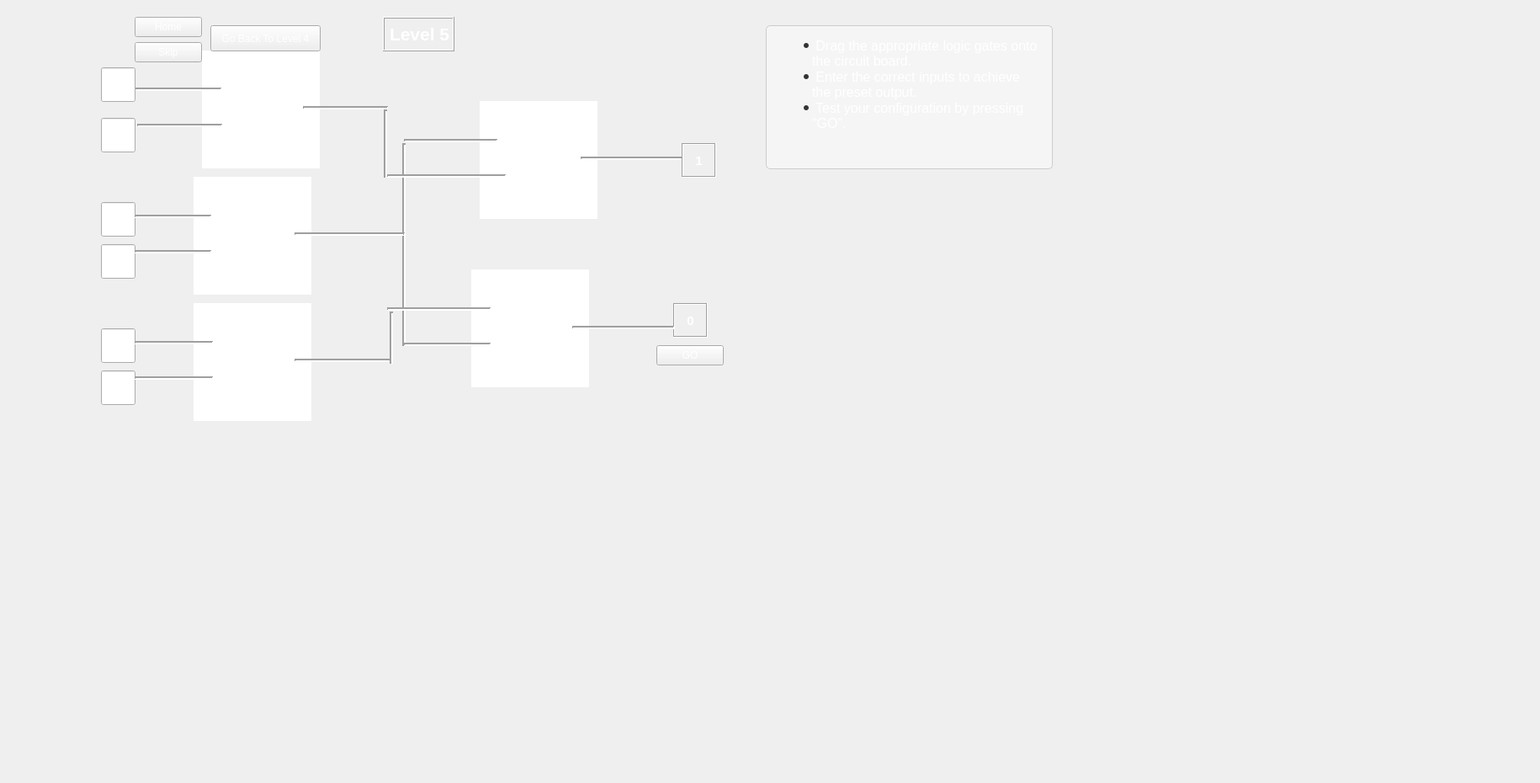
   <widget class="QWidget" name="level11">
    <property name="styleSheet">
     <string notr="true">color: white;</string>
    </property>
    <widget class="CustomLineEdit" name="level11Input2">
     <property name="geometry">
      <rect>
       <x>120</x>
       <y>140</y>
       <width>41</width>
       <height>41</height>
      </rect>
     </property>
     <property name="alignment">
      <set>Qt::AlignCenter</set>
     </property>
    </widget>
    <widget class="QPushButton" name="goButtonLevelEleven">
     <property name="geometry">
      <rect>
       <x>780</x>
       <y>410</y>
       <width>80</width>
       <height>24</height>
      </rect>
     </property>
     <property name="text">
      <string>GO</string>
     </property>
    </widget>
    <widget class="CustomLineEdit" name="level11Input3">
     <property name="geometry">
      <rect>
       <x>120</x>
       <y>240</y>
       <width>41</width>
       <height>41</height>
      </rect>
     </property>
     <property name="alignment">
      <set>Qt::AlignCenter</set>
     </property>
    </widget>
    <widget class="QPushButton" name="skipButton_11">
     <property name="geometry">
      <rect>
       <x>160</x>
       <y>50</y>
       <width>80</width>
       <height>24</height>
      </rect>
     </property>
     <property name="text">
      <string>Skip</string>
     </property>
    </widget>
    <widget class="Custom_GraphicsView" name="gateOneLevel11">
     <property name="geometry">
      <rect>
       <x>240</x>
       <y>60</y>
       <width>140</width>
       <height>140</height>
      </rect>
     </property>
     <property name="frameShape">
      <enum>QFrame::NoFrame</enum>
     </property>
     <property name="lineWidth">
      <number>1</number>
     </property>
    </widget>
    <widget class="Line" name="line_62">
     <property name="geometry">
      <rect>
       <x>160</x>
       <y>98</y>
       <width>103</width>
       <height>16</height>
      </rect>
     </property>
     <property name="frameShadow">
      <enum>QFrame::Sunken</enum>
     </property>
     <property name="lineWidth">
      <number>2</number>
     </property>
     <property name="orientation">
      <enum>Qt::Horizontal</enum>
     </property>
    </widget>
    <widget class="QPushButton" name="homeButton_11">
     <property name="geometry">
      <rect>
       <x>160</x>
       <y>20</y>
       <width>80</width>
       <height>24</height>
      </rect>
     </property>
     <property name="text">
      <string>Home</string>
     </property>
    </widget>
    <widget class="Line" name="line_63">
     <property name="geometry">
      <rect>
       <x>163</x>
       <y>141</y>
       <width>101</width>
       <height>16</height>
      </rect>
     </property>
     <property name="frameShadow">
      <enum>QFrame::Sunken</enum>
     </property>
     <property name="lineWidth">
      <number>2</number>
     </property>
     <property name="orientation">
      <enum>Qt::Horizontal</enum>
     </property>
    </widget>
    <widget class="CustomLineEdit" name="level11Input4">
     <property name="geometry">
      <rect>
       <x>120</x>
       <y>290</y>
       <width>41</width>
       <height>41</height>
      </rect>
     </property>
     <property name="alignment">
      <set>Qt::AlignCenter</set>
     </property>
    </widget>
    <widget class="CustomLineEdit" name="level11Input5">
     <property name="geometry">
      <rect>
       <x>120</x>
       <y>390</y>
       <width>41</width>
       <height>41</height>
      </rect>
     </property>
     <property name="alignment">
      <set>Qt::AlignCenter</set>
     </property>
    </widget>
    <widget class="CustomLineEdit" name="level11Input6">
     <property name="geometry">
      <rect>
       <x>120</x>
       <y>440</y>
       <width>41</width>
       <height>41</height>
      </rect>
     </property>
     <property name="alignment">
      <set>Qt::AlignCenter</set>
     </property>
    </widget>
    <widget class="CustomLineEdit" name="level11Input1">
     <property name="geometry">
      <rect>
       <x>120</x>
       <y>80</y>
       <width>41</width>
       <height>41</height>
      </rect>
     </property>
     <property name="alignment">
      <set>Qt::AlignCenter</set>
     </property>
    </widget>
    <widget class="Custom_GraphicsView" name="gateTwoLevel11">
     <property name="geometry">
      <rect>
       <x>230</x>
       <y>210</y>
       <width>140</width>
       <height>140</height>
      </rect>
     </property>
     <property name="frameShape">
      <enum>QFrame::NoFrame</enum>
     </property>
     <property name="lineWidth">
      <number>1</number>
     </property>
    </widget>
    <widget class="Line" name="line_64">
     <property name="geometry">
      <rect>
       <x>160</x>
       <y>249</y>
       <width>91</width>
       <height>16</height>
      </rect>
     </property>
     <property name="frameShadow">
      <enum>QFrame::Sunken</enum>
     </property>
     <property name="lineWidth">
      <number>2</number>
     </property>
     <property name="orientation">
      <enum>Qt::Horizontal</enum>
     </property>
    </widget>
    <widget class="Line" name="line_65">
     <property name="geometry">
      <rect>
       <x>160</x>
       <y>291</y>
       <width>91</width>
       <height>16</height>
      </rect>
     </property>
     <property name="frameShadow">
      <enum>QFrame::Sunken</enum>
     </property>
     <property name="lineWidth">
      <number>2</number>
     </property>
     <property name="orientation">
      <enum>Qt::Horizontal</enum>
     </property>
    </widget>
    <widget class="Custom_GraphicsView" name="gateThreeLevel11">
     <property name="geometry">
      <rect>
       <x>230</x>
       <y>360</y>
       <width>140</width>
       <height>140</height>
      </rect>
     </property>
     <property name="frameShape">
      <enum>QFrame::NoFrame</enum>
     </property>
     <property name="lineWidth">
      <number>1</number>
     </property>
    </widget>
    <widget class="Line" name="line_68">
     <property name="geometry">
      <rect>
       <x>360</x>
       <y>118</y>
       <width>101</width>
       <height>20</height>
      </rect>
     </property>
     <property name="frameShadow">
      <enum>QFrame::Sunken</enum>
     </property>
     <property name="lineWidth">
      <number>2</number>
     </property>
     <property name="orientation">
      <enum>Qt::Horizontal</enum>
     </property>
    </widget>
    <widget class="Line" name="line_61">
     <property name="geometry">
      <rect>
       <x>450</x>
       <y>130</y>
       <width>16</width>
       <height>81</height>
      </rect>
     </property>
     <property name="frameShadow">
      <enum>QFrame::Sunken</enum>
     </property>
     <property name="lineWidth">
      <number>2</number>
     </property>
     <property name="orientation">
      <enum>Qt::Vertical</enum>
     </property>
    </widget>
    <widget class="Line" name="line_71">
     <property name="geometry">
      <rect>
       <x>470</x>
       <y>170</y>
       <width>20</width>
       <height>241</height>
      </rect>
     </property>
     <property name="frameShadow">
      <enum>QFrame::Sunken</enum>
     </property>
     <property name="lineWidth">
      <number>2</number>
     </property>
     <property name="orientation">
      <enum>Qt::Vertical</enum>
     </property>
    </widget>
    <widget class="Custom_GraphicsView" name="gateFourLevel11">
     <property name="geometry">
      <rect>
       <x>570</x>
       <y>120</y>
       <width>140</width>
       <height>140</height>
      </rect>
     </property>
     <property name="frameShape">
      <enum>QFrame::NoFrame</enum>
     </property>
     <property name="lineWidth">
      <number>1</number>
     </property>
    </widget>
    <widget class="Line" name="line_77">
     <property name="geometry">
      <rect>
       <x>690</x>
       <y>180</y>
       <width>121</width>
       <height>16</height>
      </rect>
     </property>
     <property name="frameShadow">
      <enum>QFrame::Sunken</enum>
     </property>
     <property name="lineWidth">
      <number>2</number>
     </property>
     <property name="orientation">
      <enum>Qt::Horizontal</enum>
     </property>
    </widget>
    <widget class="QLabel" name="label_23">
     <property name="geometry">
      <rect>
       <x>720</x>
       <y>730</y>
       <width>1101</width>
       <height>191</height>
      </rect>
     </property>
     <property name="styleSheet">
      <string notr="true">background-image: url(:/icons/wallpaper5.png);</string>
     </property>
     <property name="lineWidth">
      <number>2</number>
     </property>
     <property name="text">
      <string/>
     </property>
    </widget>
    <widget class="QLabel" name="label_24">
     <property name="geometry">
      <rect>
       <x>810</x>
       <y>170</y>
       <width>41</width>
       <height>41</height>
      </rect>
     </property>
     <property name="font">
      <font>
       <pointsize>11</pointsize>
       <bold>true</bold>
      </font>
     </property>
     <property name="frameShape">
      <enum>QFrame::Box</enum>
     </property>
     <property name="frameShadow">
      <enum>QFrame::Sunken</enum>
     </property>
     <property name="text">
      <string>1</string>
     </property>
     <property name="alignment">
      <set>Qt::AlignCenter</set>
     </property>
    </widget>
    <widget class="QLabel" name="label_25">
     <property name="geometry">
      <rect>
       <x>800</x>
       <y>360</y>
       <width>41</width>
       <height>41</height>
      </rect>
     </property>
     <property name="font">
      <font>
       <pointsize>11</pointsize>
       <bold>true</bold>
      </font>
     </property>
     <property name="frameShape">
      <enum>QFrame::Box</enum>
     </property>
     <property name="frameShadow">
      <enum>QFrame::Sunken</enum>
     </property>
     <property name="text">
      <string>0</string>
     </property>
     <property name="alignment">
      <set>Qt::AlignCenter</set>
     </property>
    </widget>
    <widget class="QLabel" name="label_40">
     <property name="geometry">
      <rect>
       <x>455</x>
       <y>20</y>
       <width>85</width>
       <height>41</height>
      </rect>
     </property>
     <property name="font">
      <font>
       <pointsize>16</pointsize>
       <bold>true</bold>
      </font>
     </property>
     <property name="frameShape">
      <enum>QFrame::Box</enum>
     </property>
     <property name="frameShadow">
      <enum>QFrame::Raised</enum>
     </property>
     <property name="text">
      <string>Level 5</string>
     </property>
     <property name="textFormat">
      <enum>Qt::MarkdownText</enum>
     </property>
    </widget>
    <widget class="Custom_GraphicsView" name="gateFiveLevel11">
     <property name="geometry">
      <rect>
       <x>560</x>
       <y>320</y>
       <width>140</width>
       <height>140</height>
      </rect>
     </property>
     <property name="frameShape">
      <enum>QFrame::NoFrame</enum>
     </property>
     <property name="lineWidth">
      <number>1</number>
     </property>
    </widget>
    <widget class="Line" name="line_133">
     <property name="geometry">
      <rect>
       <x>460</x>
       <y>359</y>
       <width>123</width>
       <height>16</height>
      </rect>
     </property>
     <property name="frameShadow">
      <enum>QFrame::Sunken</enum>
     </property>
     <property name="lineWidth">
      <number>2</number>
     </property>
     <property name="orientation">
      <enum>Qt::Horizontal</enum>
     </property>
    </widget>
    <widget class="Line" name="line_123">
     <property name="geometry">
      <rect>
       <x>480</x>
       <y>401</y>
       <width>103</width>
       <height>16</height>
      </rect>
     </property>
     <property name="frameShadow">
      <enum>QFrame::Sunken</enum>
     </property>
     <property name="lineWidth">
      <number>2</number>
     </property>
     <property name="orientation">
      <enum>Qt::Horizontal</enum>
     </property>
    </widget>
    <widget class="Line" name="line_69">
     <property name="geometry">
      <rect>
       <x>350</x>
       <y>268</y>
       <width>131</width>
       <height>20</height>
      </rect>
     </property>
     <property name="frameShadow">
      <enum>QFrame::Sunken</enum>
     </property>
     <property name="lineWidth">
      <number>2</number>
     </property>
     <property name="orientation">
      <enum>Qt::Horizontal</enum>
     </property>
    </widget>
    <widget class="Line" name="line_72">
     <property name="geometry">
      <rect>
       <x>480</x>
       <y>159</y>
       <width>111</width>
       <height>16</height>
      </rect>
     </property>
     <property name="frameShadow">
      <enum>QFrame::Sunken</enum>
     </property>
     <property name="lineWidth">
      <number>2</number>
     </property>
     <property name="orientation">
      <enum>Qt::Horizontal</enum>
     </property>
    </widget>
    <widget class="Line" name="line_66">
     <property name="geometry">
      <rect>
       <x>160</x>
       <y>399</y>
       <width>93</width>
       <height>16</height>
      </rect>
     </property>
     <property name="frameShadow">
      <enum>QFrame::Sunken</enum>
     </property>
     <property name="lineWidth">
      <number>2</number>
     </property>
     <property name="orientation">
      <enum>Qt::Horizontal</enum>
     </property>
    </widget>
    <widget class="Line" name="line_67">
     <property name="geometry">
      <rect>
       <x>160</x>
       <y>441</y>
       <width>93</width>
       <height>16</height>
      </rect>
     </property>
     <property name="frameShadow">
      <enum>QFrame::Sunken</enum>
     </property>
     <property name="lineWidth">
      <number>2</number>
     </property>
     <property name="orientation">
      <enum>Qt::Horizontal</enum>
     </property>
    </widget>
    <widget class="Line" name="line_73">
     <property name="geometry">
      <rect>
       <x>460</x>
       <y>199</y>
       <width>141</width>
       <height>20</height>
      </rect>
     </property>
     <property name="frameShadow">
      <enum>QFrame::Sunken</enum>
     </property>
     <property name="lineWidth">
      <number>2</number>
     </property>
     <property name="orientation">
      <enum>Qt::Horizontal</enum>
     </property>
    </widget>
    <widget class="Line" name="line_76">
     <property name="geometry">
      <rect>
       <x>680</x>
       <y>379</y>
       <width>121</width>
       <height>20</height>
      </rect>
     </property>
     <property name="frameShadow">
      <enum>QFrame::Sunken</enum>
     </property>
     <property name="lineWidth">
      <number>2</number>
     </property>
     <property name="orientation">
      <enum>Qt::Horizontal</enum>
     </property>
    </widget>
    <widget class="QPushButton" name="backToLevel1_12">
     <property name="geometry">
      <rect>
       <x>250</x>
       <y>30</y>
       <width>131</width>
       <height>31</height>
      </rect>
     </property>
     <property name="font">
      <font>
       <pointsize>9</pointsize>
      </font>
     </property>
     <property name="styleSheet">
      <string notr="true">background-image: url(:/icons/background4.jpg);</string>
     </property>
     <property name="text">
      <string>Go Back To Level 4</string>
     </property>
    </widget>
    <widget class="Line" name="line_115">
     <property name="geometry">
      <rect>
       <x>350</x>
       <y>418</y>
       <width>114</width>
       <height>21</height>
      </rect>
     </property>
     <property name="frameShadow">
      <enum>QFrame::Sunken</enum>
     </property>
     <property name="lineWidth">
      <number>2</number>
     </property>
     <property name="orientation">
      <enum>Qt::Horizontal</enum>
     </property>
    </widget>
    <widget class="Line" name="line_83">
     <property name="geometry">
      <rect>
       <x>460</x>
       <y>370</y>
       <width>10</width>
       <height>62</height>
      </rect>
     </property>
     <property name="frameShadow">
      <enum>QFrame::Sunken</enum>
     </property>
     <property name="lineWidth">
      <number>2</number>
     </property>
     <property name="orientation">
      <enum>Qt::Vertical</enum>
     </property>
    </widget>
    <widget class="QTextBrowser" name="textBrowser_11">
     <property name="geometry">
      <rect>
       <x>910</x>
       <y>30</y>
       <width>341</width>
       <height>171</height>
      </rect>
     </property>
     <property name="styleSheet">
      <string notr="true">QTextBrowser {
  background-color: #f5f5f5; /* Light grey background */
  color: #333333; /* Dark grey text */
  border: 1px solid #cccccc; /* Light grey border */
  border-radius: 5px; /* Rounded corners */
  padding: 10px; /* Spacing between text and border */
  font-family: 'Segoe UI'; /* Modern font */
  font-size: 12pt; /* Font size */
}

QTextBrowser::hover {
  border-color: #a0a0a0; /* Darker border on hover */
}

QTextBrowser QScrollBar:vertical {
  border: none;
  background: #e0e0e0; /* Scrollbar track color */
  width: 10px; /* Width of the scrollbar */
  margin: 10px 0 10px 0; /* Top and bottom margin */
  border-radius: 4px; /* Rounded corners for scrollbar */
}

QTextBrowser QScrollBar::handle:vertical {
  background: #a5d6a7; /* Color of the scrollbar handle */
  min-height: 20px; /* Minimum handle size */
  border-radius: 4px; /* Rounded corners for handle */
}

QTextBrowser QScrollBar::handle:vertical:hover {
  background: #81c784; /* Scrollbar handle color when hovered */
}

QTextBrowser QScrollBar::add-line:vertical,
QTextBrowser QScrollBar::sub-line:vertical {
  border: none;
  background: none; /* No arrows at the top and bottom */
}

QTextBrowser QScrollBar::add-page:vertical,
QTextBrowser QScrollBar::sub-page:vertical {
  background: none; /* No background for the area between handle and buttons */
}</string>
     </property>
     <property name="html">
      <string>&lt;!DOCTYPE HTML PUBLIC &quot;-//W3C//DTD HTML 4.0//EN&quot; &quot;http://www.w3.org/TR/REC-html40/strict.dtd&quot;&gt;
&lt;html&gt;&lt;head&gt;&lt;meta name=&quot;qrichtext&quot; content=&quot;1&quot; /&gt;&lt;meta charset=&quot;utf-8&quot; /&gt;&lt;style type=&quot;text/css&quot;&gt;
p, li { white-space: pre-wrap; }
hr { height: 1px; border-width: 0; }
li.unchecked::marker { content: &quot;\2610&quot;; }
li.checked::marker { content: &quot;\2612&quot;; }
&lt;/style&gt;&lt;/head&gt;&lt;body style=&quot; font-family:'Segoe UI'; font-size:12pt; font-weight:400; font-style:normal;&quot;&gt;
&lt;ul style=&quot;margin-top: 0px; margin-bottom: 0px; margin-left: 0px; margin-right: 0px; -qt-list-indent: 1;&quot;&gt;
&lt;li style=&quot; margin-top:12px; margin-bottom:0px; margin-left:0px; margin-right:0px; -qt-block-indent:0; text-indent:0px;&quot;&gt;&lt;span style=&quot; color:#ffffff;&quot;&gt; Drag the appropriate logic gates onto the circuit board.&lt;/span&gt;&lt;/li&gt;
&lt;li style=&quot; color:#ffffff;&quot; style=&quot; margin-top:0px; margin-bottom:0px; margin-left:0px; margin-right:0px; -qt-block-indent:0; text-indent:0px;&quot;&gt; Enter the correct inputs to achieve the preset output.&lt;/li&gt;
&lt;li style=&quot; color:#ffffff;&quot; style=&quot; margin-top:0px; margin-bottom:12px; margin-left:0px; margin-right:0px; -qt-block-indent:0; text-indent:0px;&quot;&gt; Test your configuration by pressing &amp;quot;GO&amp;quot;.&lt;/li&gt;&lt;/ul&gt;&lt;/body&gt;&lt;/html&gt;</string>
     </property>
    </widget>
   </widget>
